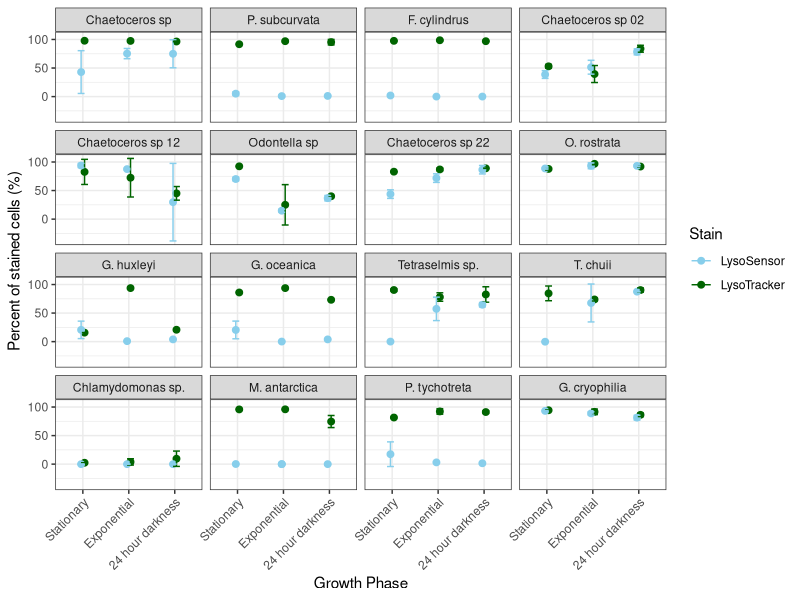

Write R code to recreate this figure.
# Load in required libraries
library(ggplot2)
library(data.table)
library(dplyr)
library(plyr)
library(readxl)
library(gtools)
library(ggpubr)
library(tidyr)

# Create custom order for cultures to appear in
ordered_names <- c("Chaetoceros sp", "P. subcurvata", "F. cylindrus", "Chaetoceros sp 02", "Chaetoceros sp 12", "Odontella sp", "Chaetoceros sp 22", "O. rostrata", "G. huxleyi", "G. oceanica", "Tetraselmis sp.", "T. chuii", "Chlamydomonas sp.", "M. antarctica", "P. tychotreta", "G. cryophilia")

# Read in dataframe and format for plotting
df <- read_excel("Data/StainingGrowthPhases.xlsx") %>%
  mutate(Av=(Av*100), Std=Std*100)
df$Name <- factor(df$Name, levels = ordered_names)

# Plot
graph <- ggplot(df, aes(x = factor(Type, levels = c("Stationary", "Exponential", "24 hour darkness")), 
                                y = Av, color = Stain)) +
  geom_point(position = position_dodge(width = 0.15), size = 2) +
  geom_errorbar(aes(ymin = Av - Std, ymax = Av + Std),
                width = 0.3,
                position = position_dodge(width = 0.15))+
  labs(y = "Percent of stained cells (%)", x = "Growth Phase") +
  facet_wrap(~ Name) +
  theme_bw() +
  scale_color_manual(values = c("LysoTracker" = "darkgreen", "LysoSensor" = "skyblue")) +
  theme(axis.text.x=element_text(angle=45, vjust=1,hjust=1))
  

# Save plot
ggsave("Figures/SuppFig1.tiff", plot = graph, width = 8, height = 8, units = "in", dpi = 300)

